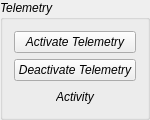
         <widget class="QGroupBox" name="groupBox_2">
          <property name="minimumSize">
           <size>
            <width>150</width>
            <height>120</height>
           </size>
          </property>
          <property name="maximumSize">
           <size>
            <width>150</width>
            <height>120</height>
           </size>
          </property>
          <property name="font">
           <font>
            <italic>true</italic>
           </font>
          </property>
          <property name="title">
           <string>Telemetry</string>
          </property>
          <layout class="QVBoxLayout" name="verticalLayout_13">
           <item>
            <layout class="QVBoxLayout" name="verticalLayout_8">
             <item>
              <widget class="QPushButton" name="activateTelemetryButton">
               <property name="text">
                <string>Activate Telemetry</string>
               </property>
              </widget>
             </item>
             <item>
              <widget class="QPushButton" name="deactivateTelemetryButton">
               <property name="text">
                <string>Deactivate Telemetry</string>
               </property>
              </widget>
             </item>
             <item>
              <layout class="QHBoxLayout" name="horizontalLayout_19">
               <item>
                <widget class="QLedIndicator" name="telemetryLED" native="true"/>
               </item>
               <item>
                <widget class="QLabel" name="label_26">
                 <property name="minimumSize">
                  <size>
                   <width>80</width>
                   <height>0</height>
                  </size>
                 </property>
                 <property name="maximumSize">
                  <size>
                   <width>80</width>
                   <height>16777215</height>
                  </size>
                 </property>
                 <property name="font">
                  <font>
                   <weight>50</weight>
                   <italic>true</italic>
                   <bold>false</bold>
                  </font>
                 </property>
                 <property name="text">
                  <string>Activity</string>
                 </property>
                </widget>
               </item>
              </layout>
             </item>
            </layout>
           </item>
          </layout>
         </widget>
